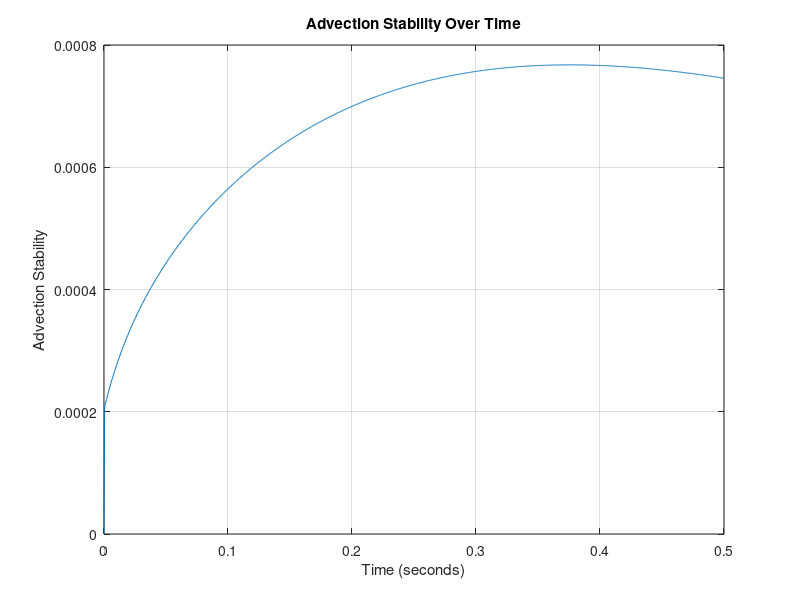
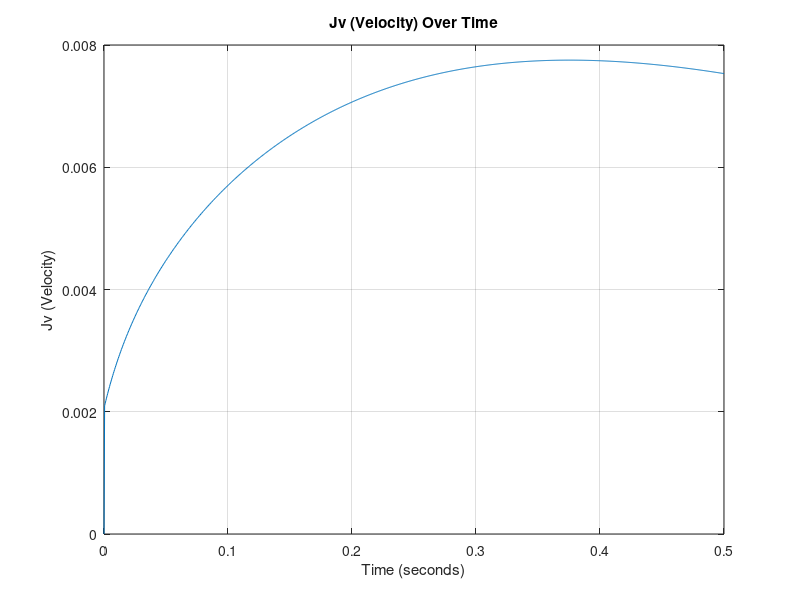
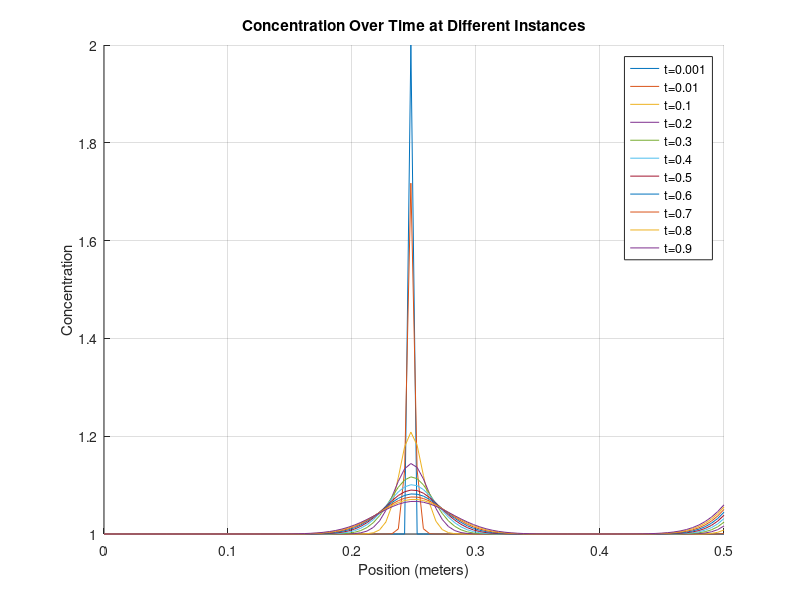
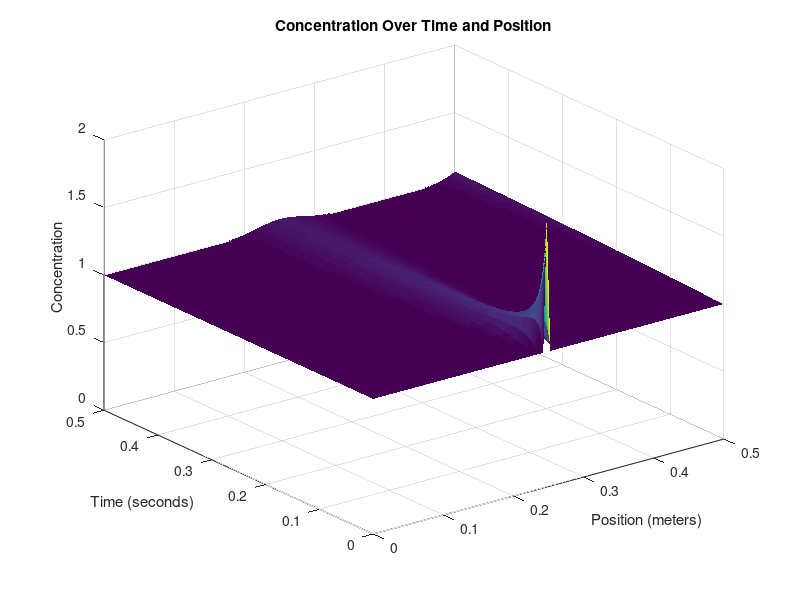

Source code (MATLAB) for these figures, in order:
%__Gruppe 3-Simulering-3.Sem__
clear
close all
clc
%% Inital Parameters 
domain_length = 0.5;   % Domain length (meters)
domain_steps = 100;    % Number of spatial domain_steps points
dx = domain_length / (domain_steps - 1);

time_length = 0.5;      % Time length (seconds)
time_steps = 1000;       % Number of time steps
dt = time_length / time_steps;

% DEFINED VARIABLES
D = 0.001;               % Diffusion coefficient
feed_conc = 1; % Constant solute concentration at the first cell
TMP=10; %TMP: Transmembrane Pressure [bar]
kb=0.0002; % Fouling Constant
kw=0.00021; % Initial water permiability

% PHYSICAL CONSTANTS
R=8.31415; % Gasconstant []
T=273.15+20; %Temperature [K]
F= 96.485;%Faraday[C/mol
% Anonymous functions
rejection_rate = @(time) 0.4; % σ_0+σ_f
Lv= @(time) kw*exp(-kb*time); %Water Permiability for all cells

% Create a grid for space and time
x = linspace(0, domain_length, domain_steps);
t = linspace(0, time_length, time_steps);

% Initialize the concentration array AND Initial condition (1D)
C = ones(domain_steps, time_steps);
C(domain_steps/2,1)=2;


%% Time-stepping loop
for j = 2:time_steps
    for i = 1:domain_steps
        Jv = (Lv(j)*(TMP-(1*R*T*(C(domain_steps-1, j-1)-C(domain_steps, j-1)))));  % Volume flux = Velocity ,  in terms of osmotic pressure (TMP, R, T, delta_C) and Lv. [m/s]
        % Calculate the second derivative in x direction
        if i == 1 %__First Cell__
             C(1,:) = feed_conc; % Fill the first cell with inflow concentration
            % No left neighbor at the first cell
            d2Cdx2 = D * (C(2, j-1) -  C(1, j-1)) / dx^2;
             % Apply advection and inflow at the first cell
            dCdt_advection = -Jv * C(i, j-1) / dx;
        elseif i == domain_steps %__Membrane Cell___
            % No right neighbor at the last cell and MEMBRANE
            d2Cdx2 = (D * (C(domain_steps - 1, j-1) - C(domain_steps, j-1)) / dx^2) + C(i,j-1)*(rejection_rate(j))*Jv/(dx);
        else    %__Normal Cells__
            % Calculate the second derivative normally
            d2Cdx2 = D * (C(i + 1, j-1) - 2 * C(i, j-1) + C(i - 1, j-1)) / dx^2;
            % Apply advection term
            dCdt_advection = -Jv * (C(i, j-1) - C(i-1, j-1)) / dx;
        end
        % Apply the diffusion-advection-(electromigration) equation
        C(i, j) = C(i, j-1) + dt * (d2Cdx2 + dCdt_advection);
        Jv_values(j) = Jv;
        AS(j) = Jv * dt/dx;
    end
end

%Diffusive Stability
DS = D*dx/dt;
fprintf(' Diffusivity Stability = %f', DS);
if DS>0.5 
   fprintf('ERROR: Stabilitetsfejl');
else
    fprintf('\n Stable Diffusion Model !!');
end

%% 2D Plots

% Plot Advection Stability (DS) values over time

figure;
plot(t, AS);
xlabel('Time (seconds)');
ylabel('Advection Stability');
title('Advection Stability Over Time');
grid on;

% Plot Jv values over time
figure;
plot(t, Jv_values);
xlabel('Time (seconds)');
ylabel('Jv (Velocity)');
title('Jv (Velocity) Over Time');
grid on;

% Define fractions of time steps you want to visualize
time_fraction = [0.001, 0.01, 0.1, 0.2, 0.3, 0.4, 0.5, 0.6, 0.7, 0.8, 0.9];  % For example, 0.1 corresponds to 10% of time steps

% Calculate the corresponding time indices
time_instances = round(time_fraction * time_steps);

% Create a figure for the first plot
figure;
hold on;

% Plot concentration at specific time instances
for i = 1:length(time_instances)
    time_index = time_instances(i);
    plot(x, C(:, time_index));
end

xlabel('Position (meters)');
ylabel('Concentration');
title('Concentration Over Time at Different Instances');

% Add a legend for clarity
legend(arrayfun(@(f) ['t=', num2str(f)], time_fraction, 'UniformOutput', false));

grid on;
hold off;


%% 3D Plot

% Create a 3D surface plot to visualize concentration over time and position
[T, X] = meshgrid(t, x);
figure;
h = surf(X, T, C); % Transpose removed here
xlabel('Position (meters)');
ylabel('Time (seconds)');
zlabel('Concentration');
title('Concentration Over Time and Position');

% Set axis limits to start at the origin
xlim([0, domain_length]);
ylim([0, time_length]);
zlim([0, max(C(:))]); % Assuming max(C(:)) is the maximum concentration in your data

set(h,'LineStyle','none')
%colormap(jet)
